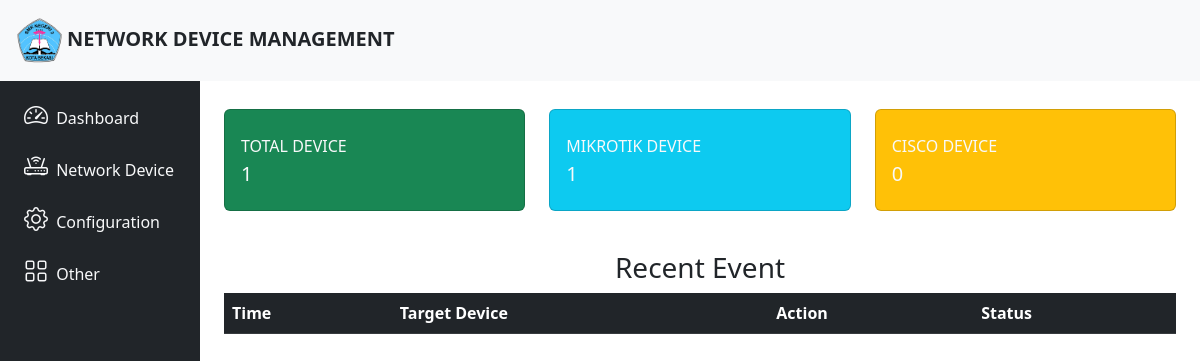
Before: / with the older database file.
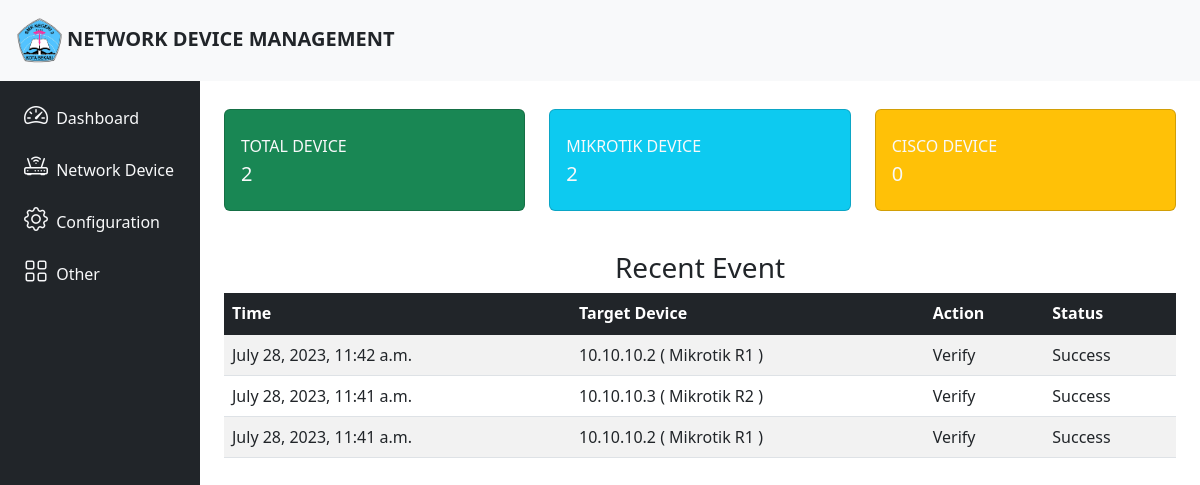
After: the same page with the newer database file.
### NetworkManager/models.py (models this page shows, shortened)
class Log(models.Model):
    target = models.CharField(max_length=255)
    action = models.CharField(max_length=255)
    status = models.CharField(max_length=255)
    time = models.DateTimeField(null=True)
    message = models.CharField(max_length=255, blank=True)

### NetworkManager/views.py (the view)
# urls.py: 2. Add a URL to urlpatterns:  path('', views.home, name='home')
def home(request):
    all_devices = Device.objects.all()
    cisco_device = Device.objects.filter(vendor='cisco')
    mikrotik_device = Device.objects.filter(vendor='mikrotik')
    recent_event = Log.objects.all().order_by("-id")[:5]
    context = {
        'total_devices': len(all_devices),
        'cisco_device': len(cisco_device),
        'mikrotik_device': len(mikrotik_device),
        'recent_event': recent_event
    }
    return render(request, 'home.html', context)

### templates/home.html
{% extends 'base.html' %}
{% block content %}
<div class="col py-1">
    <div class="container">
        <div class="row">
            <div class="col-xl-4 col-md-4">
                <div class="card bg-success h-10 py-2 my-4">
                    <a href="" style="text-decoration:none;">
                        <div class="card-body">
                            <div class="row align-items-center">
                                <div class="text-xs text-light text-uppercase mb-1">Total Device
                                </div>
                                <div class="h5 mb-0 font-weight-bold text-light">{{ total_devices }}</div>
                            </div>
                        </div>
                    </a>
                </div>
            </div>
            <div class="col-xl-4 col-md-4">
                <div class="card bg-info h-10 py-2 my-4">
                    <a href="" style="text-decoration:none;">
                        <div class="card-body">
                            <div class="row align-items-center">
                                <div class="text-xs text-light text-uppercase mb-1">Mikrotik Device
                                </div>
                                <div class="h5 mb-0 font-weight-bold text-light">{{ mikrotik_device }}</div>
                            </div>
                        </div>
                    </a>
                </div>
            </div>
            <div class="col-xl-4 col-md-4">
                <div class="card bg-warning h-10 py-2 my-4">
                    <a href="" style="text-decoration:none;">
                        <div class="card-body">
                            <div class="row align-items-center">
                                <div class="text-xs text-light text-uppercase mb-1">Cisco Device
                                </div>
                                <div class="h5 mb-0 font-weight-bold text-light">{{ cisco_device }}</div>
                            </div>
                        </div>
                    </a>
                </div>
            </div>
        </div>
        <div class="row">
            <h3 class="text-center mt-3">Recent Event</h3>
            <div class="table-responsive">
                <table class="table table-striped table-hover">
                    <thead>
                        <tr class="table-dark">
                            <th scope="col">Time</th>
                            <th scope="col">Target Device</th>
                            <th scope="col">Action</th>
                            <th scope="col">Status</th>
                        </tr>
                    </thead>
                    <tbody class="table-group-divider">
                        {% for log in recent_event %}
                        <tr>
                            <td>{{log.time}}</td>
                            <td>{{log.target}}</td>
                            <td>{{log.action}}</td>
                            <td>{{log.status}}</td>
                        </tr>
                        {% endfor %}
                    </tbody>
                </table>
            </div>
        </div>
    </div>
</div>
{% endblock content %}

### templates/base.html (shortened to what this page needs)
<!DOCTYPE html>
<html lang="en">
<head>
    {% load static %}
    <link rel="stylesheet" href="{% static 'bootstrap-5.3.0-dist/css/bootstrap.min.css' %}">
    <link rel="stylesheet" href="{% static 'bootstrap-icons-1.10.5/font/bootstrap-icons.min.css' %}">
</head>
<body>
    <header>
        <nav class="navbar bg-light ">
            <div class="container-fluid">
                <a class="navbar-brand text-uppercase fw-bold text-dark" href="{% url 'home' %}" id="navbar">
                    <img src="{% static 'img/SMKN3Bekasi.png' %}" alt="Logo" width="55" height="55"
                        class="d-inline-block align-text-center p-1">Network Device Management
                </a>
            </div>
        </nav>
    </header>
    <section>
        <div class="container-fluid">
            <div class="row">
                <div class="container-fluid">
                    <div class="row flex-nowrap">
                        <div class="col-auto col-md-3 col-xl-2 px-sm-2 px-0 bg-dark">
                            <div
                                class="d-flex flex-column align-items-center align-items-sm-start px-3 pt-2 text-dark min-vh-100">
                                <ul class="nav nav-pills flex-column mb-sm-auto mb-0 align-items-center align-items-sm-start" id="menu">
                                    <li class="nav-item">
                                        <a href="{% url 'home' %}" class="nav-link align-middle px-0 text-light">
                                            <i class="fs-4 bi-speedometer2"></i> <span class="ms-1 d-none d-sm-inline ">Dashboard</span>
                                        </a>
                                    </li>
                                    <li>
                                        <a href="#submenu1" data-bs-toggle="collapse" class="nav-link px-0 align-middle text-light">
                                            <i class="fs-4 bi bi-router"></i> <span class="ms-1 d-none d-sm-inline">Network Device</span> </a>
                                    </li>
                                    <li>
                                        <a href="#submenu2" data-bs-toggle="collapse" class="nav-link px-0 align-middle text-light">
                                            <i class="fs-4 bi-gear"></i> <span class="ms-1 d-none d-sm-inline">Configuration</span></a>
                                    </li>
                                    <li>
                                        <a href="#submenu3" data-bs-toggle="collapse" class="nav-link px-0 align-middle text-light">
                                            <i class="fs-4 bi-grid"></i> <span class="ms-1 d-none d-sm-inline">Other</span> </a>
                                    </li>
                                </ul>
                            </div>
                        </div>
                        {% block content %}
                        {% endblock %}
                    </div>
                </div>
            </div>
        </div>
    </section>
</body>
</html>

Changed rows visible on the page:
added Log: time "July 28, 2023, 11:42 a.m.", target "10.10.10.2 ( Mikrotik R1 )", action "Verify", status "Success"
added Log: time "July 28, 2023, 11:41 a.m.", target "10.10.10.3 ( Mikrotik R2 )", action "Verify", status "Success"
added Log: time "July 28, 2023, 11:41 a.m.", target "10.10.10.2 ( Mikrotik R1 )", action "Verify", status "Success"
Other visible differences:
{{ total_devices }}: "1" → "2"
{{ mikrotik_device }}: "1" → "2"
